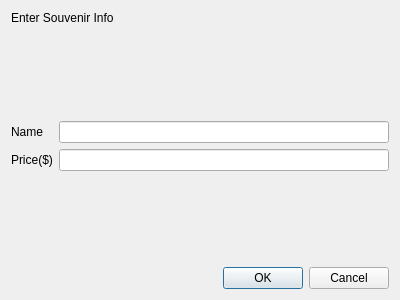
<?xml version="1.0" encoding="UTF-8"?>
<ui version="4.0">
 <class>add_souvenir_popup</class>
 <widget class="QDialog" name="add_souvenir_popup">
  <property name="geometry">
   <rect>
    <x>0</x>
    <y>0</y>
    <width>400</width>
    <height>300</height>
   </rect>
  </property>
  <property name="windowTitle">
   <string>add_souvenir_popup</string>
  </property>
  <layout class="QVBoxLayout" name="verticalLayout">
   <item>
    <layout class="QGridLayout" name="gridLayout">
     <item row="2" column="0">
      <widget class="QLabel" name="souvenirNameLabel">
       <property name="text">
        <string>Name</string>
       </property>
      </widget>
     </item>
     <item row="0" column="0" colspan="2">
      <widget class="QLabel" name="dialogLabelTitle">
       <property name="text">
        <string>Enter Souvenir Info</string>
       </property>
      </widget>
     </item>
     <item row="3" column="0">
      <widget class="QLabel" name="souvenirPriceLabel">
       <property name="text">
        <string>Price($)</string>
       </property>
      </widget>
     </item>
     <item row="1" column="0" colspan="2">
      <spacer name="verticalSpacer">
       <property name="orientation">
        <enum>Qt::Orientation::Vertical</enum>
       </property>
       <property name="sizeHint" stdset="0">
        <size>
         <width>20</width>
         <height>40</height>
        </size>
       </property>
      </spacer>
     </item>
     <item row="2" column="1">
      <widget class="QLineEdit" name="souvenirNameLineEdit"/>
     </item>
     <item row="3" column="1">
      <widget class="QLineEdit" name="souvenirPriceLineEdit"/>
     </item>
     <item row="4" column="0" colspan="2">
      <spacer name="verticalSpacer_2">
       <property name="orientation">
        <enum>Qt::Orientation::Vertical</enum>
       </property>
       <property name="sizeHint" stdset="0">
        <size>
         <width>20</width>
         <height>40</height>
        </size>
       </property>
      </spacer>
     </item>
     <item row="5" column="0" colspan="2">
      <widget class="QDialogButtonBox" name="buttonBox">
       <property name="standardButtons">
        <set>QDialogButtonBox::StandardButton::Cancel|QDialogButtonBox::StandardButton::Ok</set>
       </property>
      </widget>
     </item>
    </layout>
   </item>
  </layout>
 </widget>
 <resources/>
 <connections/>
</ui>
